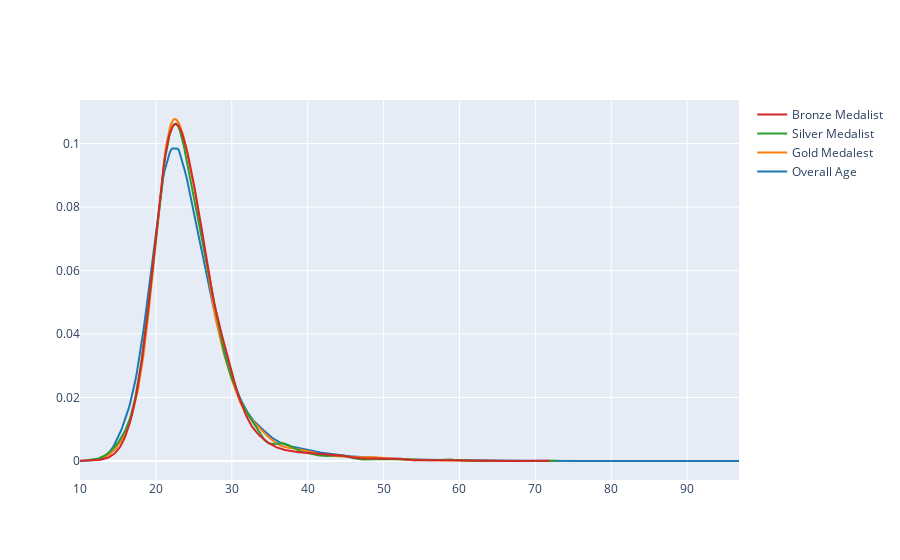

Here is the notebook cell this chart was saved with:
### Code cell
atheleate_df=df.drop_duplicates(['Name','region'])
x1=atheleate_df['Age'].dropna()
x2=atheleate_df[atheleate_df['Medal']=='Gold']['Age'].dropna()
x3=atheleate_df[atheleate_df['Medal']=='Silver']['Age'].dropna()
x4=atheleate_df[atheleate_df['Medal']=='Bronze']['Age'].dropna()

fig = ff.create_distplot([x1,x2,x3,x4],['Overall Age','Gold Medalest','Silver Medalist',"Bronze Medalist"],show_hist=False,show_rug=False)
fig.show()

### Figure 1 — Plotly figure (JSON) as saved in the notebook; plotly's stock layout.template omitted (floating-point values rounded to 4 significant figures; data arrays with more than 128 entries replaced by an {"elided": "..."} marker saying what was removed)
{"data": [{"legendgroup": "Overall Age", "marker": {"color": "rgb(31, 119, 180)"}, "mode": "lines", "name": "Overall Age", "showlegend": true, "type": "scatter", "x": {"elided": "500 float values"}, "xaxis": "x", "y": {"elided": "500 float values"}, "yaxis": "y"}, {"legendgroup": "Gold Medalest", "marker": {"color": "rgb(255, 127, 14)"}, "mode": "lines", "name": "Gold Medalest", "showlegend": true, "type": "scatter", "x": {"elided": "500 float values"}, "xaxis": "x", "y": {"elided": "500 float values"}, "yaxis": "y"}, {"legendgroup": "Silver Medalist", "marker": {"color": "rgb(44, 160, 44)"}, "mode": "lines", "name": "Silver Medalist", "showlegend": true, "type": "scatter", "x": {"elided": "500 float values"}, "xaxis": "x", "y": {"elided": "500 float values"}, "yaxis": "y"}, {"legendgroup": "Bronze Medalist", "marker": {"color": "rgb(214, 39, 40)"}, "mode": "lines", "name": "Bronze Medalist", "showlegend": true, "type": "scatter", "x": {"elided": "500 float values"}, "xaxis": "x", "y": {"elided": "500 float values"}, "yaxis": "y"}], "layout": {"barmode": "overlay", "hovermode": "closest", "legend": {"traceorder": "reversed"}, "xaxis": {"anchor": "y2", "domain": [0, 1], "zeroline": false}, "yaxis": {"anchor": "free", "domain": [0, 1], "position": 0}}}
